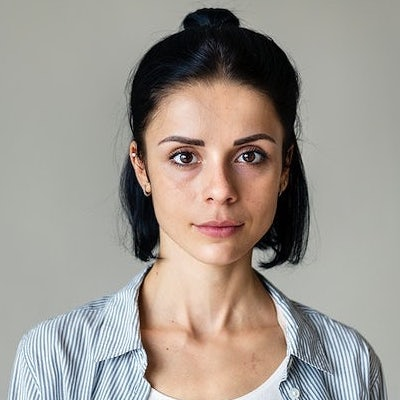
#> input picture Q2/face1.jpg, 400 x 400 px
$ python testing.py   (older library calls are emulated)
#> lines starting #> are read from the running program, lines starting #| are printed output that depends on the picture
#> further down, face_image is the input picture: shape (400, 400, 3); mean B, G, R 143.9, 151.2, 158.4
### Q2/Q2.py
import cv2
import numpy as np
import math
import random


def boundPixVal_2(val):
    return max(0, min(255, val))


class merg:
    # [18 lines left out: function colourDodge, not called in this run]


class motion:
    def line(self, size):
        if size % 2 == 0:
            size += 1
        canvas = np.zeros((size, size))

        mid = size // 2
        for row in range(size):
            canvas[row][row] = 1

        return canvas

    # [19 lines left out: functions quadEqn, curve, not called in this run]

class Laplacian:
    def __init__(self):
        self.filter = [[0, -1, 0],[-1, 4, -1],[[0, -1, 0]]]

    # [30 lines left out: function apply, not called in this run]


class gaussian:

    def normalDis(self, x, sigma):
        return (math.e**(-((x**2)/(2*sigma**2))))/(sigma*math.sqrt(2*math.pi))

    # [26 lines left out: functions gaussianDegradation, randomGaussianPixelChange, not called in this run]

    def hypotenusePythag(self, sideA, sideB):
        return math.sqrt((sideA ** 2) + (sideB ** 2))

    # [145 lines left out: functions gaussianMask, validatePoints, gaussianNoise, applyMaskBilatrealy2, applyMask, invertGreyImage and 2 more, not called in this run]

class sketch:
    def __init__(self, image):
        self.original = image
        try:
            self.rows, self.cols, self.dims = self.original.shape
#> self.rows = 400; self.cols = 400; self.dims = 3
        except:
            self.rows, self.cols = self.original.shape
            self.dims = 1

        if self.dims != 1:
            self.greyscale = self.greyscaleImage()
            self.greyscale_flip = self.invertimage()

    def pixToGrey(self, pixel):
        # order BGR
        return 0.1140 * pixel[0] + 0.570 * pixel[1] + 0.2989 * pixel[2]

    def flipPixel(self, pixel):
        return 255 - pixel[0]

    def greyscaleImage(self):
        greyscale = np.zeros((self.rows, self.cols), np.uint8)

        for row in range(self.rows):
            for col in range(self.cols):
                greyscale[row][col] = self.pixToGrey(self.original[row][col])
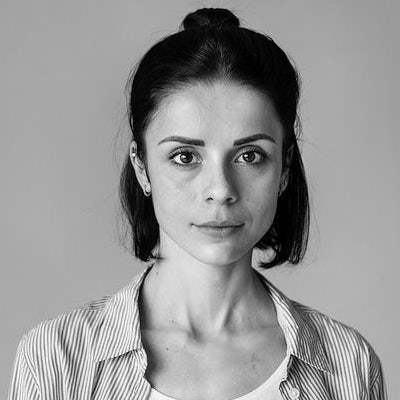
#> greyscale: shape (400, 400); min 0, max 250, mean 149.5
        return greyscale

    def invertimage(self):
        inverse = np.zeros((self.rows, self.cols), np.uint8)

        for row in range(self.rows):
            for col in range(self.cols):
                inverse[row][col] = self.flipPixel(self.original[row][col])
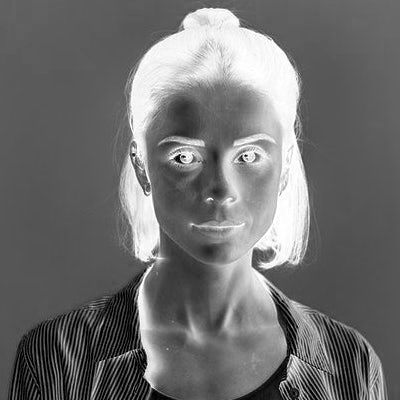
#> inverse: shape (400, 400); min 0, max 255, mean 111.1
        return inverse


# [45 lines left out: functions greySketch, colourSketch, not called in this run]

# [5 lines that do not run on import are left out]

### Q2/testing.py
import cv2
import math
import numpy as np
from Q2 import motion
from Q2 import gaussian
from Q2 import sketch

def applyMaskBilatrealy(image, mask, prox_sig, intensity_sig):
#> called with mask = array of shape (7, 7), prox_sig = 1, intensity_sig = 1
    image = image/255
    mask_canvas = np.zeros((len(mask[0])-1, len(mask[0])-1))
#> mask_canvas = [[0, 0, 0, 0, 0, 0], [0, 0, 0, 0, 0, 0], [0, 0, 0, 0, 0, 0], [0, 0, 0, 0, 0, 0], [0, 0, 0, 0, 0, 0], [0, 0, 0, 0, 0, 0]]
    canvas = image.copy()
    rows, cols = len(image), len(image[0])
#> rows = 400; cols = 400

    top_left_shift = len(mask[0]) // 2
#> top_left_shift = 3

    hype = lambda a, b: math.sqrt(a ** 2 + b ** 2)

    for row in range(rows - 1):
        for col in range(cols - 1):
            t_l_x = col - top_left_shift
            t_l_y = row - top_left_shift

            sum_valid = 0
            mask_canvas = np.zeros((len(mask[0]) - 1, len(mask[0]) - 1))
            for mask_row in range(len(mask)):
                for mask_col in range(len(mask[0])):
                    if mask[mask_col][mask_row] != 0:
                        trial_p_x = t_l_x + mask_col
                        trial_p_y = t_l_y + mask_row

                        if trial_p_y >= 0 and trial_p_y < len(image) and trial_p_x >= 0 and trial_p_x < len(image[0]):
                            prox_const =  gaussian().normalDis(hype(abs(trial_p_x - col), abs(trial_p_y - row)), prox_sig)
                            intensity_const = gaussian().normalDis(abs(int(image[row][col]) - int(image[trial_p_y][trial_p_x])), intensity_sig)

                            sum_valid += prox_const*intensity_const
                            mask_canvas[mask_row][mask_col] = prox_const*intensity_const * image[trial_p_y][trial_p_x]

            mask_sum = 0
            weighted_canvas = mask_canvas/sum_valid
            for mask_row in range(len(weighted_canvas)):
                for mask_col in range(len(weighted_canvas[0])):
                    mask_sum += mask_canvas[mask_row][mask_col]

            canvas[row][col] = mask_sum * 255
    return canvas

def filter_bilateral(image, mask, prox_sig, intensity_sig):
    image = image.astype(np.float32)/255.0
    canvas = image.copy
    width, height  = image.shape


    gaussian = lambda r2, sigma: (np.exp( -0.5*r2/sigma**2 )*3).astype(int)*1.0/3.0


    window = len(mask[0])

    mask += 0.00001

    wgt_sum = np.ones((width, height)) * 0.00001
    result  = image * 0.00001


    for x_offset in range(window):
        for y_offset in range(window):
            if mask[y_offset][x_offset] >= 0:

                spacial_prox_weight = gaussian(x_offset ** 2 + y_offset ** 2, prox_sig) * mask[y_offset][x_offset]


                offset = np.roll(image, [y_offset, x_offset], axis=[0, 1])


                intensity_weight_matrix = spacial_prox_weight*gaussian((offset - image) ** 2, intensity_sig)


                result += offset*intensity_weight_matrix
                wgt_sum += intensity_weight_matrix


    return result/wgt_sum*255


if __name__ == '__main__':
    face_image = cv2.imread("face1.jpg")


    grey = sketch(face_image).greyscale


#> (the run stopped early here; a loop or call above may not have finished)

$ run again, with Q2/allAndOrginal.jpg copied over Q2/face1.jpg
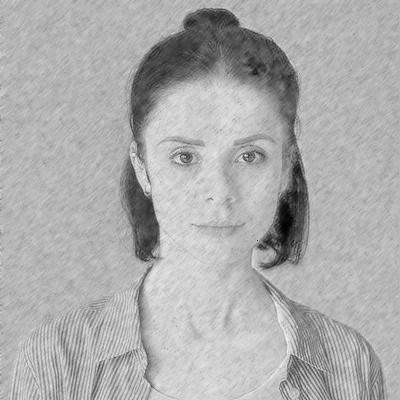
#> input picture Q2/allAndOrginal.jpg, 400 x 400 px
#> face_image is the input picture: shape (400, 400, 3); min 0, max 246, mean 172.6
#> after the loop in invertimage, `for row in range(self.rows):`:
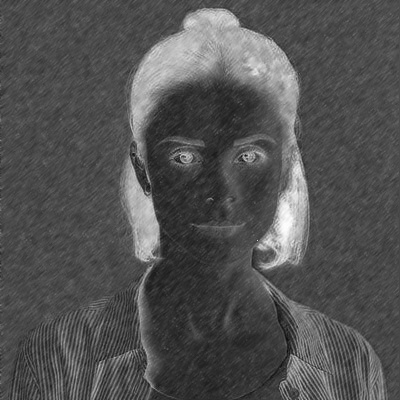
#> inverse: shape (400, 400); min 9, max 255, mean 82.4
#> mask_canvas = [[0, 0, 0, 0, 0, 0], [0, 0, 0, 0, 0, 0], [0, 0, 0, 0, 0, 0], [0, 0, 0, 0, 0, 0], [0, 0, 0, 0, 0, 0], [0, 0, 0, 0, 0, 0]]
#> rows = 400
#> top_left_shift = 3

$ run again, with Q2/dodged.jpg copied over Q2/face1.jpg
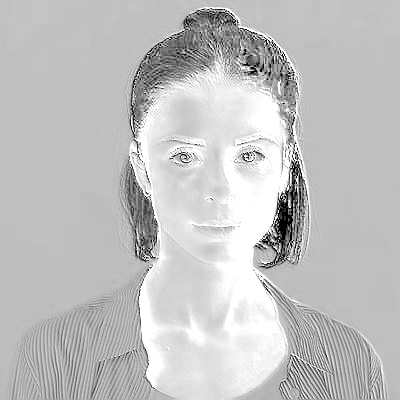
#> input picture Q2/dodged.jpg, 400 x 400 px
#> face_image is the input picture: shape (400, 400, 3); min 0, max 255, mean 193
#> after the loop in invertimage, `for row in range(self.rows):`:
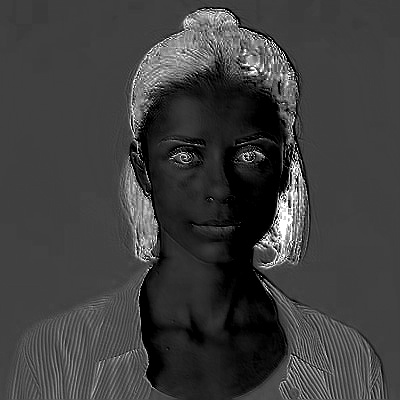
#> inverse: shape (400, 400); min 0, max 255, mean 62
#> mask_canvas = [[0, 0, 0, 0, 0, 0], [0, 0, 0, 0, 0, 0], [0, 0, 0, 0, 0, 0], [0, 0, 0, 0, 0, 0], [0, 0, 0, 0, 0, 0], [0, 0, 0, 0, 0, 0]]
#> rows = 400
#> top_left_shift = 3
